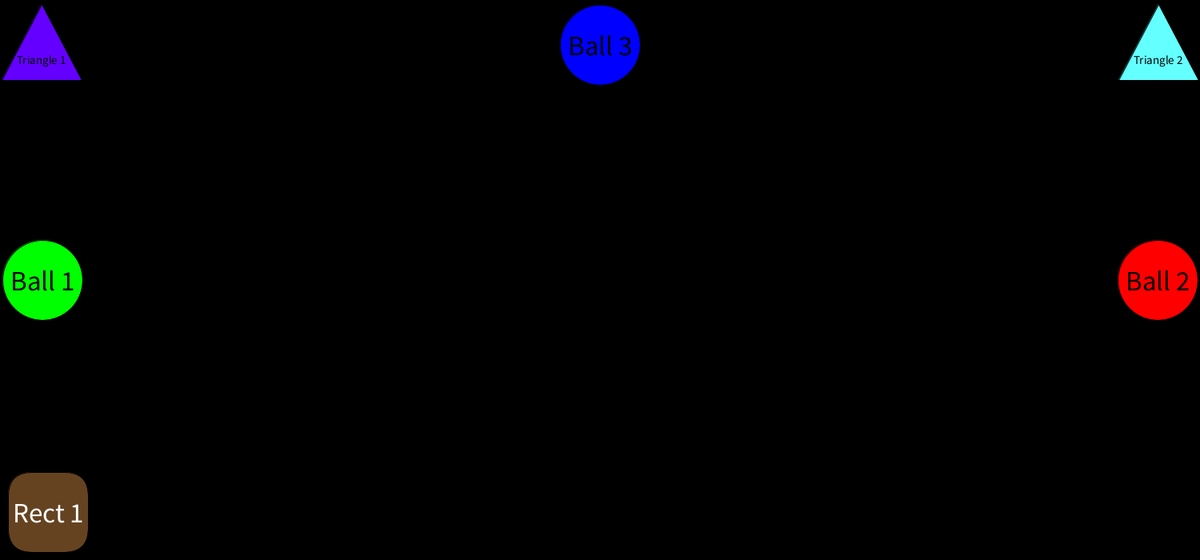
Frame 1 (no input)
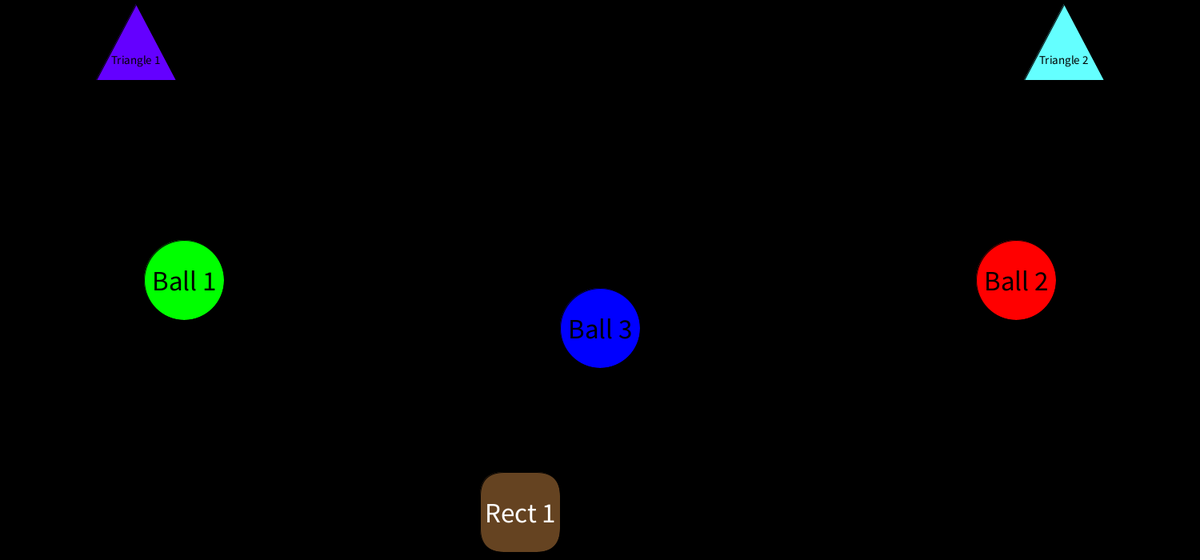
Frame 60 (the mouse pressed at the canvas centre just before this capture)
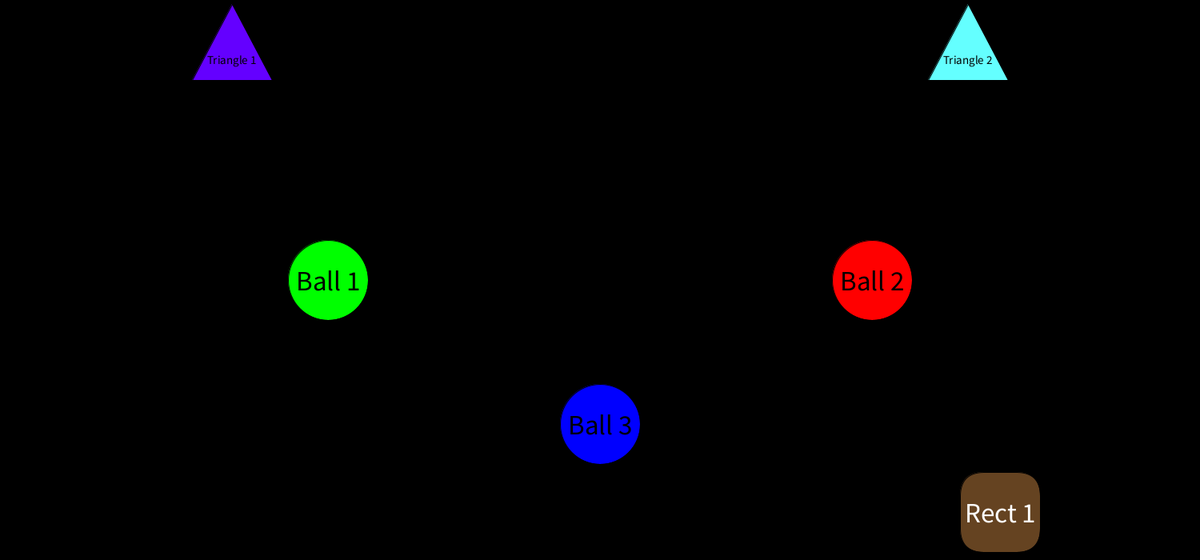
Frame 120 (the mouse held since frame 60 and released just before this capture)

The Processing sketch that drew these frames (run headless with seeded random() and noise(); from frame 60 on, the mouse is pressed at the canvas centre):

// Processing sketch: testbro
// ── testbro.pde
int x = 50; // Green ball x pos
int y = 350; // Green ball y pos
int x2 = 1450; // Red ball x pos
int y3 = 50; // Blue ball y pos

// Purple Triangle (x1, y1, x2, y2, x3, y3)
int[] pTriangle = { 0, 100, 50, 5, 100, 100 }; 

// Cyan Triangle       (x1, y1, x2, y2, x3, y3)
int[] cTriangle = { 1500, 100, 1450, 5, 1400, 100 };

// Brown Rectangle
int[] bRect = { 0, 590, 100, 100, 30 };

int speed1 = 3; // Green ball speed
int speed2 = -3; // Red ball speed
int speed3 = 6; // Blue ball speed
int speedt = 2; // Purple Triangle speed
int speedpt = -2; // Cyan Triangle speed
int speedr = 10; // Brown Rectangle speed

void setup() {
  size(1500, 700);
  println("By Nino :) https://github.com/xninoxx");
}

void draw() {
  background(0, 0, 0);
  balls();
  triangles();
  rects();
  shapes_text();
}

void balls() {
  // Move balls
  x += speed1; 
  x2 += speed2;
  y3 += speed3;
  
  // Checking if Green and Red balls collide (Distance from radius <= 100)
  if (x2 - x <= 100) {
    speed1 = -3; // Green ball goes left
    speed2 = 3;  // Red ball goes right
  }

  // Checking if Blue ball collides with Green or Red balls
  float distGreen = dist(750, y3, x, 350);
  float distRed = dist(750, y3, x2, 350);
  
  // Bounce blue ball if it touches green or red ball and is moving towards the center
  if ((distGreen <= 100 || distRed <= 100) && ((y3 < 350 && speed3 > 0) || (y3 > 350 && speed3 < 0))) {
    speed3 = -speed3; // Reverse speed (bounce)
  }
  
  // Checking if the balls are hitting the edge of the screen and bounces back
  if (x <= 50) {
    speed1 = 3;  // Green ball goes right
  }
  if (x2 >= 1450) {
    speed2 = -3; // Red ball goes left
  }
  if (y3 >= 650) {
    speed3 = -6; // Blue ball goes up
  } else if (y3 <= 50) {
    speed3 = 6;  // Blue ball goes down
  }
  
  // Draw Green ball
  fill(0, 255, 0);
  ellipse(x, y, 100, 100); 
  
  // Draw Red ball
  fill(255, 0, 0);
  ellipse(x2, 350, 100, 100); 
  
  // Draw blue ball
  fill(0, 0, 255);
  ellipse(750, y3, 100, 100);
}

void triangles() {
  // Move Purple Triangle
  pTriangle[0] += speedt;
  pTriangle[2] += speedt;
  pTriangle[4] += speedt;
  
  // Move Cyan Triangle
  cTriangle[0] += speedpt;
  cTriangle[2] += speedpt;
  cTriangle[4] += speedpt;
  
  // Draw Purple triangle
  fill(100, 0, 255);
  triangle(pTriangle[0], pTriangle[1], pTriangle[2], pTriangle[3], pTriangle[4], pTriangle[5]);
  
  // Draw Cyan Triangle
  fill(100, 255, 255);
  triangle(cTriangle[0], cTriangle[1], cTriangle[2], cTriangle[3], cTriangle[4], cTriangle[5]);
  
  // Checking if Purple triangle reaches 600 pixels X or hits left edge, and bounces back
  if (pTriangle[0] >= 600) {
    speedt = -2; // Purple Triangle goes left
  }
  if (pTriangle[0] <= 0) {
    speedt = 2;  // Purple Triangle goes right
  }
  
  // Checking if the Cyan triangle reaches 900 pixels X or hits right edge, and bounces back
  if (cTriangle[0] <= 900) {
    speedpt = 2; // Cyan triangle goes right
  }
  if (cTriangle[0] >= 1500) {
    speedpt = -2;
  }
}

void rects() {
  // Move Brown Rect
  bRect[0] += speedr;
  
  // Checking if Blue ball collides with Brown Rectangle
  float distBrown = dist(750, y3, bRect[0], bRect[1]);
  
  // Bounce blue ball if it touches green or red ball and is moving towards the center
 // if ((distGreen <= 100 || distRed <= 100) && ((y3 < 350 && speed3 > 0) || (y3 > 350 && speed3 < 0))) {
 //   speed3 = -speed3; // Reverse speed (bounce)
  //}


  fill(101, 67, 33);
  rect(bRect[0], bRect[1], bRect[2], bRect[3], bRect[4]);
  
  // Checking if Purple triangle reaches 600 pixels X or hits left edge, and bounces back
  if (bRect[0] >= 1400) {
    speedr = -10; // Purple Triangle goes left
  }
  if (bRect[0] <= 0) {
    speedr = 10;  // Purple Triangle goes right
  }

}

void shapes_text() {
  // Text for Green ball
  fill(0, 0, 0);
  textSize(35);
  textAlign(CENTER, CENTER);
  text("Ball 1", x, y);
  
  // Text for Red ball
  fill(0, 0, 0);
  textSize(35);
  textAlign(CENTER, CENTER);
  text("Ball 2", x2, 350);
  
  // Text for Blue ball
  fill(0, 0, 0);
  textSize(35);
  textAlign(CENTER, CENTER);
  text("Ball 3", 750, y3);
  
  // Text for Purple triangle
  fill(0, 0, 0);
  textSize(15);
  textAlign(CENTER, CENTER);
  text("Triangle 1", pTriangle[2], 75);
  
  // Text for Cyan triangle
  fill(0, 0, 0);
  textSize(15);
  textAlign(CENTER, CENTER);
  text("Triangle 2", cTriangle[2], 75);
  
  // Text for Brown Rect
  fill(255, 255, 255);
  textSize(35);
  textAlign(CENTER, CENTER);
  text("Rect 1", bRect[0] + 50, bRect[1] + 50);
}
